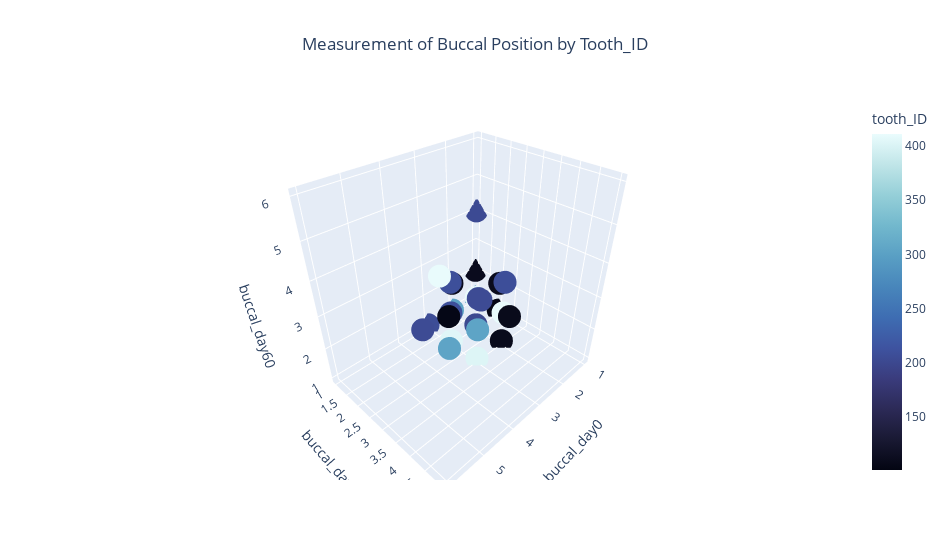

Write notebook code for a chart like this one.
### Code cell
#check plot 
fig = px.scatter_3d(treat_modified_df, 
                    x="buccal_day0", 
                    y="buccal_day30", 
                    z="buccal_day60", 
                    hover_name ="name", 
                    color = treat_modified_df.tooth_ID,
                    color_continuous_scale=px.colors.sequential.ice,
                    title = "Measurement of Buccal Position by Tooth_ID",
                    width=950)
fig.update_layout(legend=dict(x=0,y=1), title_x=0.5)
fig.show()

### Figure 1 — Plotly figure (JSON) as saved in the notebook; plotly's stock layout.template omitted (floating-point values rounded to 4 significant figures; data arrays with more than 128 entries replaced by an {"elided": "..."} marker saying what was removed)
{"data": [{"hovertemplate": "<b>%{hovertext}</b><br><br>buccal_day0=%{x}<br>buccal_day30=%{y}<br>buccal_day60=%{z}<br>tooth_ID=%{marker.color}<extra></extra>", "hovertext": {"elided": "414 str values"}, "legendgroup": "", "marker": {"color": {"elided": "414 int values"}, "coloraxis": "coloraxis", "symbol": "circle"}, "mode": "markers", "name": "", "scene": "scene", "showlegend": false, "type": "scatter3d", "x": {"elided": "414 int values"}, "y": {"elided": "414 int values"}, "z": {"elided": "414 int values"}}], "layout": {"coloraxis": {"colorbar": {"title": {"text": "tooth_ID"}}, "colorscale": [[0, "rgb(3, 5, 18)"], [0.09091, "rgb(25, 25, 51)"], [0.1818, "rgb(44, 42, 87)"], [0.2727, "rgb(58, 60, 125)"], [0.3636, "rgb(62, 83, 160)"], [0.4545, "rgb(62, 109, 178)"], [0.5455, "rgb(72, 134, 187)"], [0.6364, "rgb(89, 159, 196)"], [0.7273, "rgb(114, 184, 205)"], [0.8182, "rgb(149, 207, 216)"], [0.9091, "rgb(192, 229, 232)"], [1, "rgb(234, 252, 253)"]]}, "legend": {"tracegroupgap": 0, "x": 0, "y": 1}, "scene": {"domain": {"x": [0, 1], "y": [0, 1]}, "xaxis": {"title": {"text": "buccal_day0"}}, "yaxis": {"title": {"text": "buccal_day30"}}, "zaxis": {"title": {"text": "buccal_day60"}}}, "title": {"text": "Measurement of Buccal Position by Tooth_ID", "x": 0.5}, "width": 950}}
